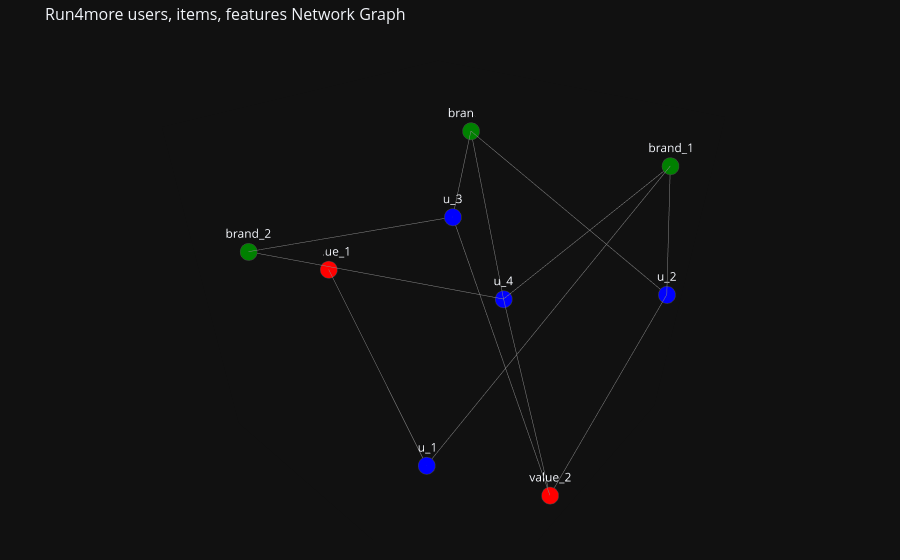

Source (notebook cell):
### Code cell
# Set seed
seed = 0
pos = nx.spring_layout(G_3, seed=seed, dim=3, k=3)  # 3D layout

# Create edge traces
edge_x = []
edge_y = []
edge_z = []
for edge in G_3.edges():
    x0, y0, z0 = pos[edge[0]]
    x1, y1, z1 = pos[edge[1]]
    edge_x.extend([x0, x1, None])
    edge_y.extend([y0, y1, None])
    edge_z.extend([z0, z1, None])

edge_trace = go.Scatter3d(
    x=edge_x, y=edge_y, z=edge_z,
    line=dict(width=1, color='#888'),
    hoverinfo='none',
    mode='lines'
)

# Create node traces
node_x = []
node_y = []
node_z = []
for node in G_3.nodes():
    x, y, z = pos[node]
    node_x.append(x)
    node_y.append(y)
    node_z.append(z)

node_trace = go.Scatter3d(
    x=node_x, y=node_y, z=node_z,
    mode='markers+text',
    text=[node for node in G_3.nodes()],
    textposition="top center",
    marker=dict(
        color=node_colors,
        size=10,
        line=dict(width=2)
    ),
    hoverinfo='text'
)

# Create the figure
fig = go.Figure(data=[edge_trace, node_trace],
                layout=go.Layout(
                    title='Run4more users, items, features Network Graph',
                    titlefont_size=16,
                    showlegend=False,
                    hovermode='closest',
                    margin=dict(b=20, l=5, r=5, t=40),
                    scene=dict(
                        xaxis=dict(showgrid=False, zeroline=False, showticklabels=False, title=''),
                        yaxis=dict(showgrid=False, zeroline=False, showticklabels=False, title=''),
                        zaxis=dict(showgrid=False, zeroline=False, showticklabels=False, title=''),
                        camera=dict(
                            eye=dict(x=1, y=1, z=1)  # Increase to zoom out
                        ),
                        aspectmode='cube',  # Ensures equal scaling
                        aspectratio=dict(x=2, y=2, z=2)  # Increase for more space for nodes
                    )
                ))

fig.show()

### Figure 1 — Plotly figure (JSON) as saved in the notebook; plotly's stock layout.template omitted (floating-point values rounded to 4 significant figures)
{"data": [{"hoverinfo": "none", "line": {"color": "#888", "width": 1}, "mode": "lines", "type": "scatter3d", "x": [0.8436, 0.1826, null, 0.8436, -0.4755, null, -0.4755, -0.7543, null, -0.4755, -0.6839, null, -0.7543, 0.1675, null, -0.7543, -0.7752, null, 0.1675, 0.6532, null, 0.1675, -0.6839, null, -0.7752, 0.6532, null, -0.7752, -0.6839, null, 0.6532, 0.8421, null, 0.8421, -0.6839, null], "y": [0.4145, -0.957, null, 0.4145, 0.6048, null, 0.6048, 0.6183, null, 0.6048, -0.3426, null, 0.6183, 0.5889, null, 0.6183, -0.7071, null, 0.5889, 0.3776, null, 0.5889, -0.3426, null, -0.7071, 0.3776, null, -0.7071, -0.3426, null, 0.3776, -0.5973, null, -0.5973, -0.3426, null], "z": [-0.27, -0.2438, null, -0.27, 0.7025, null, 0.7025, -0.1657, null, 0.7025, -0.6399, null, -0.1657, -1, null, -0.1657, 0.4702, null, -1, 0.8051, null, -1, -0.6399, null, 0.4702, 0.8051, null, 0.4702, -0.6399, null, 0.8051, 0.3416, null, 0.3416, -0.6399, null]}, {"hoverinfo": "text", "marker": {"color": ["blue", "red", "green", "blue", "red", "green", "blue", "green", "blue"], "line": {"width": 2}, "size": 10}, "mode": "markers+text", "text": ["u_1", "value_1", "brand_1", "u_2", "value_2", "brand_3", "u_3", "brand_2", "u_4"], "textposition": "top center", "type": "scatter3d", "x": [0.8436, 0.1826, -0.4755, -0.7543, 0.1675, -0.7752, 0.6532, 0.8421, -0.6839], "y": [0.4145, -0.957, 0.6048, 0.6183, 0.5889, -0.7071, 0.3776, -0.5973, -0.3426], "z": [-0.27, -0.2438, 0.7025, -0.1657, -1, 0.4702, 0.8051, 0.3416, -0.6399]}], "layout": {"autosize": true, "hovermode": "closest", "margin": {"b": 20, "l": 5, "r": 5, "t": 40}, "scene": {"aspectmode": "cube", "aspectratio": {"x": 1, "y": 1, "z": 1}, "camera": {"center": {"x": 0, "y": 0, "z": 0}, "eye": {"x": 1.123, "y": 0.9992, "z": 0.9586}, "projection": {"type": "perspective"}, "up": {"x": 0, "y": 0, "z": 1}}, "xaxis": {"showgrid": false, "showticklabels": false, "title": {"text": ""}, "type": "linear", "zeroline": false}, "yaxis": {"showgrid": false, "showticklabels": false, "title": {"text": ""}, "type": "linear", "zeroline": false}, "zaxis": {"showgrid": false, "showticklabels": false, "title": {"text": ""}, "type": "linear", "zeroline": false}}, "showlegend": false, "title": {"font": {"size": 16}, "text": "Run4more users, items, features Network Graph"}}}
